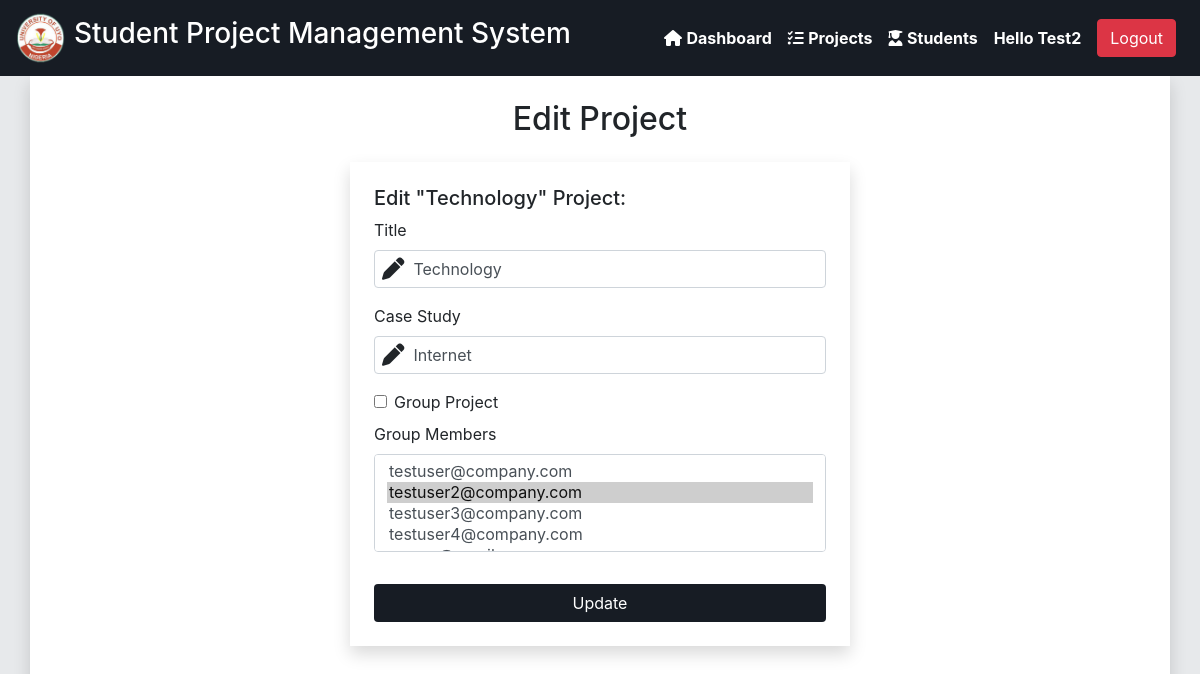
Page /project-update/26/ (signed in) on the committed database.
### spa/models.py (models this page shows, shortened)
class Project(models.Model):
	title = models.CharField(max_length=200)
	case_study = models.CharField(max_length=200)
	@property
	def group_project(self):
		if self.student_set.all().count() > 1:
			return True
		return False

class Student(models.Model):
	DEPARTMENTS = (
		('Agricultural Engineering', 'Agricultural Engineering'),
		('Electrical Engineering', 'Electrical Engineering'),
		('Computer Engineering', 'Computer Engineering'),
		('Chemical Engineering', 'Chemical Engineering'),
		('Petroleum Engineering', 'Petroleum Engineering'),
		('Mechanical Engineering', 'Mechanical Engineering'),
		('Food Engineering', 'Food Engineering'),
		('Civil Engineering', 'Civil Engineering'),
	)
	LEVEL = (
		('500 Level', '500 Level'),
		('Spill Over', 'Spill Over'),
	)
	user = models.OneToOneField(User, on_delete=models.CASCADE)
	reg_no = models.CharField(max_length=50)
	department = models.CharField(max_length=100, choices=DEPARTMENTS)
	level = models.CharField(max_length=50, choices=LEVEL, default='500 Level')
	project = models.ForeignKey(Project, on_delete=models.SET_NULL, null=True, blank=True)
	date_joined = models.DateTimeField(default=timezone.now)

### spa/views.py (the view, shortened to what this page needs)
class ProjectUpdateview(LoginRequiredMixin, UserPassesTestMixin, generic.TemplateView):
	template_name = 'spa/project-update.html'
	project = None
	def dispatch(self, request, *args, **kwargs):
		self.project = Project.objects.get(pk=kwargs['pk'])
		return super().dispatch(request, *args, **kwargs)
	def get_context_data(self, *args, **kwargs):
		context = super().get_context_data(*args, **kwargs)
		context['project'] = self.project
		context['form'] = ProjectForm()
		context['students'] = Student.objects.all()
		return context
	def test_func(self):
		return self.request.user.is_staff or self.request.user.student in self.project.student_set.all()

### spa/forms.py
class ProjectForm(forms.ModelForm):
	class Meta:
		model = Project
		fields = ['title', 'case_study']

### spa/templates/spa/project-update.html (shortened to what this page needs)
{% extends 'base.html' %}
{% block content %}
	<div class="d-flex flex-column align-items-center">
		<div class="mt-4 mb-3">
			<h2 class="text-center">Edit Project</h2>
		</div>
		<div class="bg-white p-4 shadow" style="min-width: 500px;">
			<h5 class="mb-2">Edit "{{project.title}}" Project:</h5>
			<form method="post">
				<div class="fieldWrapper form-group">
					<label for="{{form.title.id_for_title}}">Title</label>
					<div class="form-group">
						<input type="text" name="title" id="id_title" class="form-control" value="{{project.title}}">
						<i class="fa-solid fa-pen input-icon"></i>
					</div>
				</div>
				<div class="fieldWrapper form-group">
					<label for="{{form.case_study.id_for_case_study}}">Case Study</label>
					<div class="form-group">
						<input type="text" name="case_study" id="id_case_study" class="form-control" value="{{project.case_study}}">
						<i class="fa-solid fa-pen input-icon"></i>
					</div>
				</div>
				<div class="form-check mb-2">
					<input type="checkbox" class="form-check-input" id="id_checkbox">
					<label for="id_checkbox" class="form-check-label" {% if project.group_project %}checked{% endif %}>Group Project</label>
				</div>
				<div class="form-group">
					<label for="id_users">Group Members</label>
					<select multiple class="form-control" id="id_users" name="students" style="padding-left: 0.75rem;">
						{% for student in students %}
							<option value="{{student.pk}}" {% if student in project.student_set.all %}selected{% endif %}>{{student.user.email}}</option>
						{% endfor %}
					</select>
				</div>
				<button class="btn background-1 text-white w-100 mt-3">Update</button>
			</form>
		</div>
	</div>
{% endblock content %}

### spa/templates/nav.html (shortened to what this page needs)
{% load static %}
<nav class="navbar navbar-expand-lg navbar-dark background-1 text-white">
	<a href="{% if request.user.is_authenticated %}{% if request.user.is_staff %}{% url 'admin_dashboard' %}{% else %}{% url 'student_dashboard' request.user.pk %}{% endif %}{% endif %}" class="navbar-brand">
		<div class="d-flex align-items-center">
			<img src="{% static 'images/uniuyo-logo.png' %}" width="50" height="50">
			<h3 class="ml-2 d-none d-xl-block">Student Project Management System</h3>
		</div>
	</a>
	<div id="collapsibleNavbar" class="collapse navbar-collapse">
		<ul class="navbar-nav ml-lg-auto d-flex align-items-lg-center">
			{% if request.user.is_authenticated %}
				<li class="nav-item">
					<a href="{% if request.user.is_staff %}{% url 'admin_dashboard' %}{% else %}{% url 'student_dashboard' request.user.pk %}{% endif %}" class="nav-link text-white">
						<i class="fa-solid fa-house"></i>
						<span class="font-weight-bold">Dashboard</span>
					</a>
				</li>
				<li class="nav-item">
					<a href="{% url 'project_list' %}" class="nav-link text-white">
						<i class="fa-solid fa-list-check"></i>
						<span class="font-weight-bold">Projects</span>
					</a>
				</li>
				<li class="nav-item">
					<a href="{% url 'student_list' %}" class="nav-link text-white">
						<i class="fa-solid fa-user-graduate"></i>
						<span class="font-weight-bold">Students</span>
					</a>
				</li>
				<li class="nav-item">
					<a href="javascript:void" class="nav-link text-white font-weight-bold">Hello
					{% if request.user.first_name %}
						{{request.user.first_name}}
					{% else %}
						{{request.user.username}}
					{% endif %}
					</a>
				</li>
				<li class="nav-item">
					<a href="{% url 'account_logout' %}" class="nav-link">
						<button class="btn btn-danger">Logout</button>
					</a>
				</li>
			{% endif %}
		</ul>
	</div>
</nav>

### static/styles.css (style rules this page uses)
.background-1 { background: #171c24 !important; }
.background-2 { background: #E7E9EB !important; }
img { object-fit: cover; }
.form-group { position: relative; }
.form-group .form-control { padding-left: 2.4rem; }
.input-icon { position: absolute; left: 8px; top: 50%; transform: translateY(-50%); font-size: 1.4rem; }

### rows in the picture
Project: title "Technology", case_study "Internet", students "testuser@company.com / testuser2@company.com ☑ / testuser3@company.com / testuser4@company.com"

### other values in the picture
{{ request.user.first_name }} "Test2"
